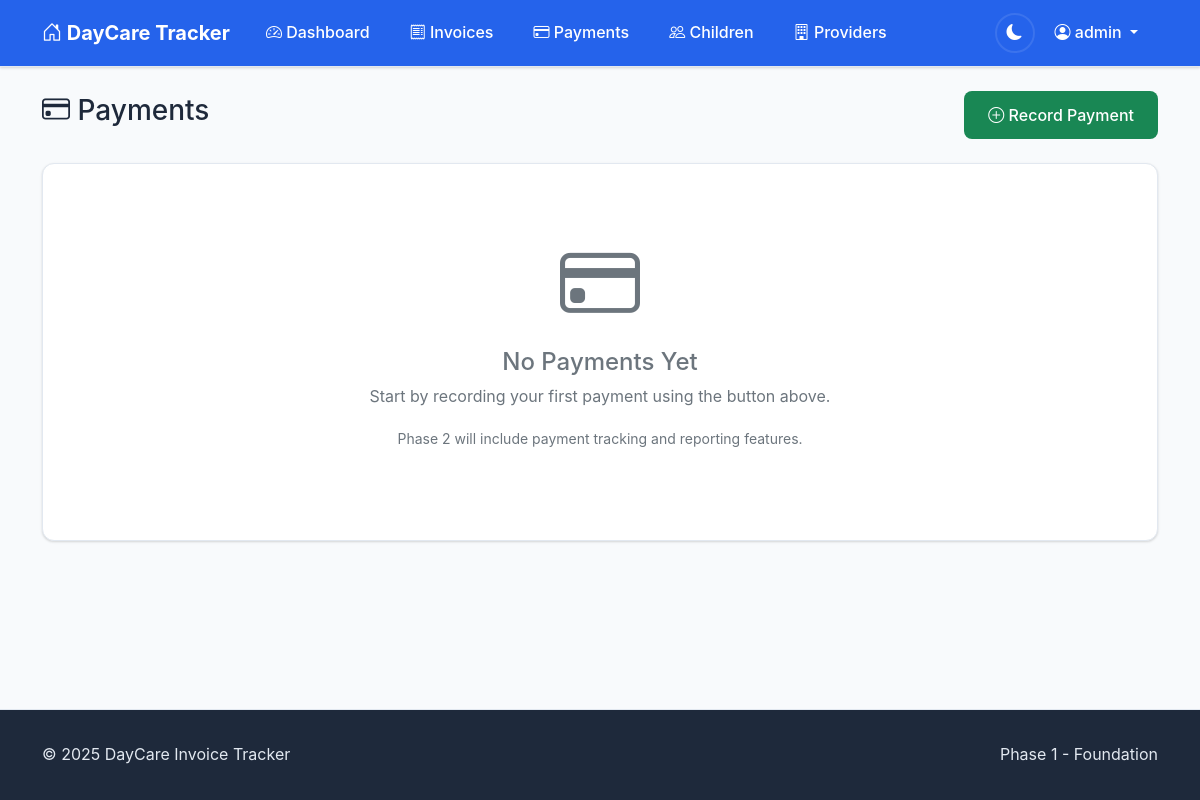
The page /payments/ (signed in) on the database as committed earlier.
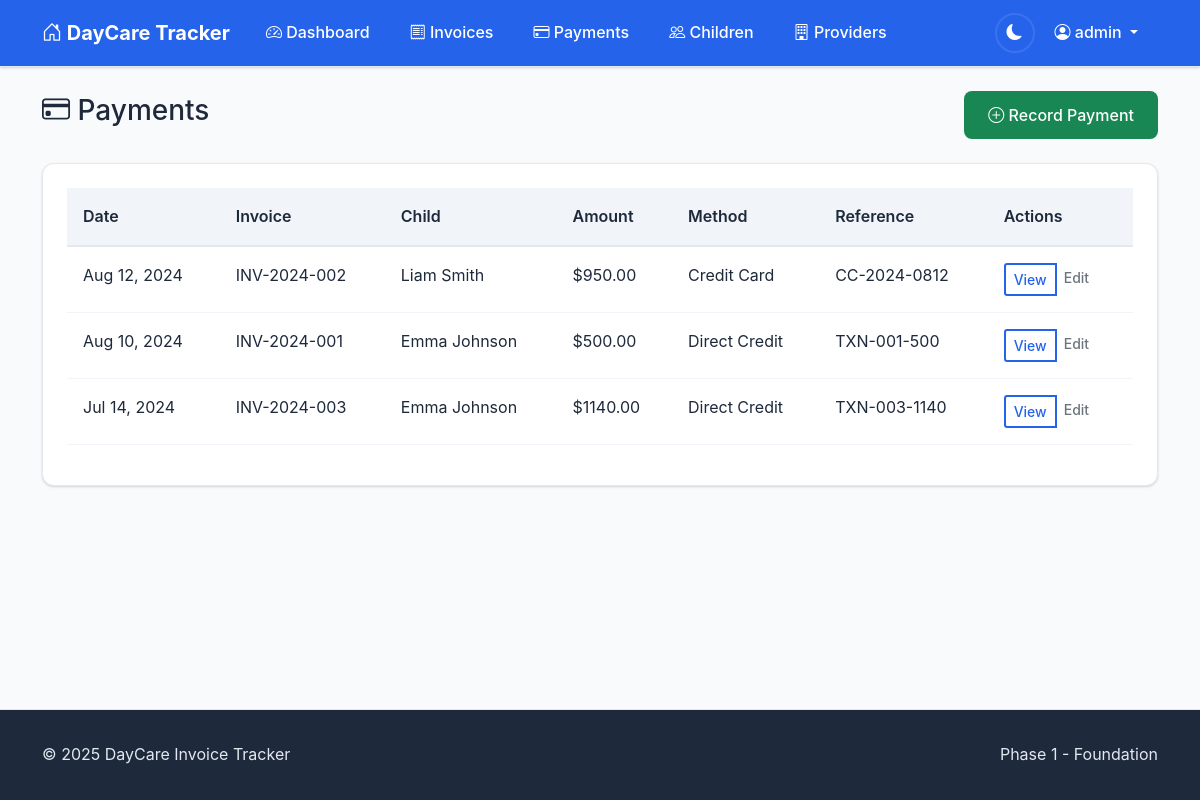
The same page on the database as committed later.
### invoices/models.py (models this page shows, shortened)
class Payment(models.Model):
    PAYMENT_METHOD_CHOICES = [
        ('direct_credit', 'Direct Credit'),
        ('cash', 'Cash'),
        ('eftpos', 'EFTPOS'),
        ('credit_card', 'Credit Card'),
        ('cheque', 'Cheque'),
        ('other', 'Other'),
    ]
    invoice = models.ForeignKey(Invoice, on_delete=models.CASCADE, related_name='payments')
    payment_date = models.DateField()
    amount_paid = models.DecimalField(max_digits=10, decimal_places=2)
    payment_method = models.CharField(max_length=15, choices=PAYMENT_METHOD_CHOICES)
    reference_number = models.CharField(max_length=100, blank=True)
    notes = models.TextField(blank=True)
    created_at = models.DateTimeField(auto_now_add=True)
    updated_at = models.DateTimeField(auto_now=True)
    class Meta:
        ordering = ['-payment_date']

class Invoice(models.Model):
    PAYMENT_STATUS_CHOICES = [
        ('unpaid', 'Unpaid'),
        ('partial', 'Partially Paid'),
        ('paid', 'Paid'),
        ('overdue', 'Overdue'),
    ]
    child = models.ForeignKey(Child, on_delete=models.CASCADE, related_name='invoices')
    invoice_reference = models.CharField(max_length=50)
    period_start = models.DateField()
    period_end = models.DateField()
    issue_date = models.DateField()
    due_date = models.DateField(null=True, blank=True)
    original_amount = models.DecimalField(max_digits=10, decimal_places=2)
    discount_percentage = models.DecimalField(max_digits=5, decimal_places=2, default=Decimal('0.00'))
    discount_amount = models.DecimalField(max_digits=10, decimal_places=2, default=Decimal('0.00'))
    amount_due = models.DecimalField(max_digits=10, decimal_places=2)
    payment_status = models.CharField(max_length=10, choices=PAYMENT_STATUS_CHOICES, default='unpaid')
    fee_type = models.CharField(max_length=100, blank=True)
    pdf_file = models.FileField(upload_to='invoices/%Y/%m/', null=True, blank=True)
    extracted_from_email = models.BooleanField(default=False)
    email_message_id = models.CharField(max_length=255, blank=True)
    created_at = models.DateTimeField(auto_now_add=True)
    updated_at = models.DateTimeField(auto_now=True)
    class Meta:
        ordering = ['-issue_date']
        unique_together = ['child', 'invoice_reference']

class Child(models.Model):
    user = models.ForeignKey(User, on_delete=models.CASCADE, related_name='children')
    name = models.CharField(max_length=100)
    reference_number = models.CharField(max_length=20)
    date_of_birth = models.DateField(null=True, blank=True)
    daycare_provider = models.ForeignKey(DaycareProvider, on_delete=models.CASCADE, related_name='children')
    is_active = models.BooleanField(default=True)
    created_at = models.DateTimeField(auto_now_add=True)
    updated_at = models.DateTimeField(auto_now=True)
    class Meta:
        ordering = ['name']
        unique_together = ['user', 'reference_number', 'daycare_provider']

### invoices/views.py (the view)
# urls.py: path('payments/', views.PaymentListView.as_view(), name='payment_list'),
class PaymentListView(LoginRequiredMixin, ListView):
    model = Payment
    template_name = 'invoices/payment_list.html'
    context_object_name = 'payments'
    paginate_by = 20
    def get_queryset(self):
        return Payment.objects.filter(
            invoice__child__user=self.request.user
        ).select_related(
            'invoice', 'invoice__child'
        ).order_by('-payment_date')

### templates/invoices/payment_list.html (shortened to what this page needs)
{% extends 'base.html' %}
{% block page_header %}
<div class="d-flex justify-content-between align-items-center mb-4">
    <h1 class="h3">
        <i class="bi bi-credit-card"></i>
        Payments
    </h1>
    <a href="#" class="btn btn-success">
        <i class="bi bi-plus-circle"></i>
        Record Payment
    </a>
</div>
{% endblock %}
{% block content %}
<div class="card">
    <div class="card-body">
        {% if payments %}
            <div class="table-responsive">
                <table class="table">
                    <thead>
                        <tr>
                            <th>Date</th>
                            <th>Invoice</th>
                            <th>Child</th>
                            <th>Amount</th>
                            <th>Method</th>
                            <th>Reference</th>
                            <th>Actions</th>
                        </tr>
                    </thead>
                    <tbody>
                        {% for payment in payments %}
                        <tr>
                            <td>{{ payment.payment_date|date:"M d, Y" }}</td>
                            <td>{{ payment.invoice.invoice_reference }}</td>
                            <td>{{ payment.invoice.child.name }}</td>
                            <td>${{ payment.amount_paid|floatformat:2 }}</td>
                            <td>{{ payment.get_payment_method_display }}</td>
                            <td>{{ payment.reference_number|default:"-" }}</td>
                            <td>
                                <div class="btn-group btn-group-sm">
                                    <a href="{% url 'invoices:payment_detail' payment.pk %}" class="btn btn-outline-primary">View</a>
                                    <a href="{% url 'invoices:payment_edit' payment.pk %}" class="btn btn-outline-secondary">Edit</a>
                                </div>
                            </td>
                        </tr>
                        {% endfor %}
                    </tbody>
                </table>
            </div>
        {% else %}
            <div class="text-center text-muted py-5">
                <i class="bi bi-credit-card display-1"></i>
                <h4 class="mt-3">No Payments Yet</h4>
                <p>Start by recording your first payment using the button above.</p>
                <p><small>Phase 2 will include payment tracking and reporting features.</small></p>
            </div>
        {% endif %}
    </div>
</div>
{% endblock %}

Rows that differ between the two databases and show on the page:
added Payment: payment_date "Aug 12, 2024", invoice.invoice_reference "INV-2024-002", invoice.child.name "Liam Smith", amount_paid "950.00", payment_method "Credit Card", reference_number "CC-2024-0812"
added Payment: payment_date "Aug 10, 2024", invoice.invoice_reference "INV-2024-001", invoice.child.name "Emma Johnson", amount_paid "500.00", payment_method "Direct Credit", reference_number "TXN-001-500"
added Payment: payment_date "Jul 14, 2024", invoice.invoice_reference "INV-2024-003", invoice.child.name "Emma Johnson", amount_paid "1140.00", payment_method "Direct Credit", reference_number "TXN-003-1140"
Other text that changed with them:
text no longer shown: "No Payments Yet Start by recording your first payment using the button above. Phase 2 will include payment tracking and reporting features."
text now shown: "Date Invoice Child Amount Method Reference Actions"
